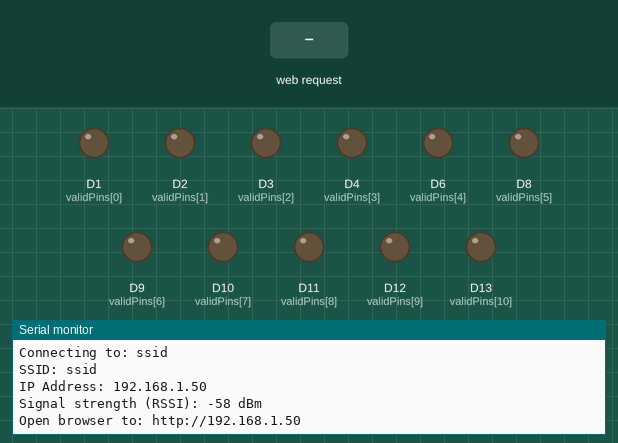
A sketch run on a simulated Arduino MKR. Shown: output pins drawn as LEDs (lit = HIGH), the last lines printed to the serial monitor. The inputs (shaded band) are chosen by the test bench. WiFi joins after 1.5 s; servers stay silent unless stated.

Above: at 12.7 s.
12.8 s: HTTP request GET /STATE received
At 13.5 s:
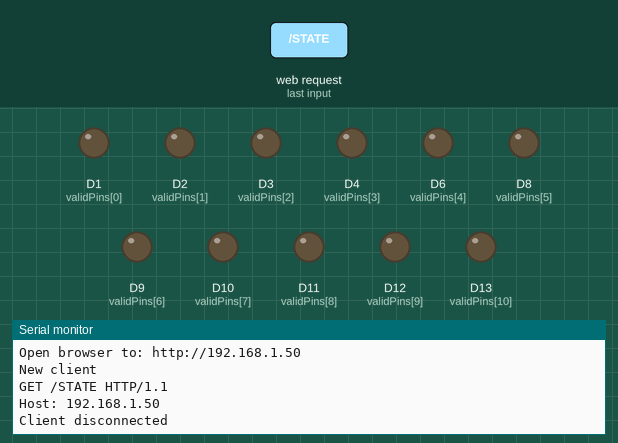
14.3 s: HTTP request GET /ON received
At 14.6 s:
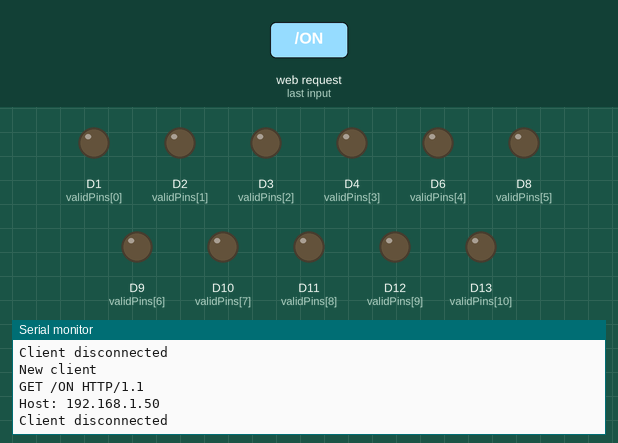
15.8 s: HTTP request GET /OFF received
At 17.0 s:
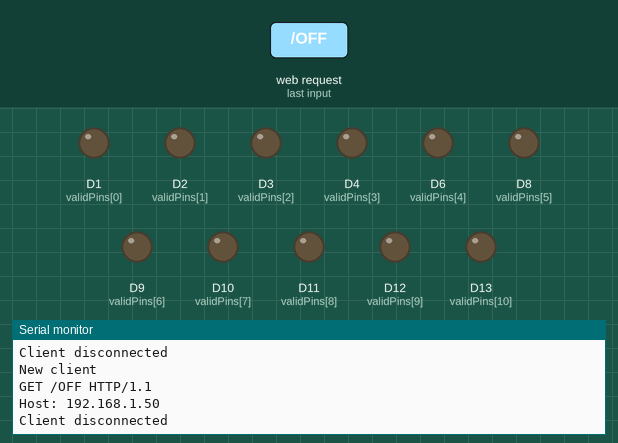

Measured:
- after the input at 12.8 s, the serial monitor: prints a new line at once (image 1)
- after the input at 14.3 s, the serial monitor: prints a new line at once (image 2)
- after the input at 15.8 s, the serial monitor: prints a new line at once (image 3)

The sketch:

arduino-json-api.ino
```cpp
/*
  Arduino JSON API & Web Server

  Control digital pins over WiFi via HTTP GET requests.
  Built for remote control of a door buzzer.

  Usage: http://<ip>/<ACTION>/<PIN>
  Actions: STATE, ON, OFF, BUZZ
  Example: http://192.168.1.10/BUZZ/2

  Circuit:
  * WiFi shield attached
  * Devices connected to digital pins

  created 26 Nov 2016
  by digitalhen (Henry Williams)
*/
#include <SPI.h>
#include <WiFi101.h>
#include <ArduinoJson.h>

char ssid[] = "ssid";
char pass[] = "password";

const int validPins[] = {1, 2, 3, 4, 6, 8, 9, 10, 11, 12, 13};
const int validPinCount = sizeof(validPins) / sizeof(validPins[0]);

const unsigned long BUZZ_DURATION_MS = 5000;

// Non-blocking buzz state
int buzzPin = -1;
unsigned long buzzStartTime = 0;

int wifiStatus = WL_IDLE_STATUS;
WiFiServer server(80);

bool isValidPin(int pin) {
  for (int i = 0; i < validPinCount; i++) {
    if (validPins[i] == pin) return true;
  }
  return false;
}

// Extract the nth segment from a '/'-delimited path (e.g. "/BUZZ/2")
// Segment 0 = "" (before first slash), 1 = "BUZZ", 2 = "2"
String getPathSegment(const String& path, int index) {
  int current = 0;
  String segment = "";

  for (unsigned int i = 0; i < path.length(); i++) {
    if (path[i] == '/') {
      if (current == index) return segment;
      current++;
      segment = "";
    } else {
      segment += path[i];
    }
  }
  return (current == index) ? segment : "";
}

// Extract the URL path from an HTTP request line like "GET /BUZZ/2 HTTP/1.1"
String extractPath(const String& requestLine) {
  int start = requestLine.indexOf(' ');
  if (start < 0) return "";
  start++; // skip the space
  int end = requestLine.indexOf(' ', start);
  if (end < 0) return requestLine.substring(start);
  return requestLine.substring(start, end);
}

void sendJsonResponse(WiFiClient& client, const String& statusCode,
                       const String& action, int pin, int val) {
  client.println("HTTP/1.1 " + statusCode);
  client.println("Content-Type: application/json");
  client.println("Connection: close");
  client.println();

  DynamicJsonBuffer jsonBuffer;
  JsonObject& root = jsonBuffer.createObject();

  if (statusCode.startsWith("200")) {
    root["status"] = "ok";
  } else {
    root["status"] = "error";
  }

  if (action.length() > 0) {
    root["action"] = action;
  }

  if (pin > 0) {
    JsonArray& pins = root.createNestedArray("data");
    JsonObject& pinObj = pins.createNestedObject();
    pinObj["pin"] = pin;
    pinObj["value"] = val;
  }

  root.printTo(client);
  client.println();
}

void setup() {
  Serial.begin(9600);

  if (WiFi.status() == WL_NO_SHIELD) {
    Serial.println("WiFi shield not present");
    while (true);
  }

  while (wifiStatus != WL_CONNECTED) {
    Serial.print("Connecting to: ");
    Serial.println(ssid);
    wifiStatus = WiFi.begin(ssid, pass);
    delay(10000);
  }

  // Initialize all valid pins as OUTPUT
  for (int i = 0; i < validPinCount; i++) {
    pinMode(validPins[i], OUTPUT);
  }

  server.begin();
  printWifiStatus();
}

void loop() {
  // Handle non-blocking buzz timeout
  if (buzzPin >= 0 && (millis() - buzzStartTime >= BUZZ_DURATION_MS)) {
    digitalWrite(buzzPin, LOW);
    Serial.print("Buzz ended on pin ");
    Serial.println(buzzPin);
    buzzPin = -1;
  }

  WiFiClient client = server.available();
  if (!client) return;

  Serial.println("New client");
  String currentLine = "";
  String requestLine = "";

  while (client.connected()) {
    if (!client.available()) continue;

    char c = client.read();
    Serial.write(c);

    if (c == '\n') {
      if (currentLine.length() == 0) {
        // End of HTTP headers — process the request
        String path = extractPath(requestLine);
        String action = getPathSegment(path, 1);
        int actionPin = getPathSegment(path, 2).toInt();

        if (action == "STATE" && actionPin > 0 && isValidPin(actionPin)) {
          int val = digitalRead(actionPin);
          sendJsonResponse(client, "200 OK", action, actionPin, val);

        } else if (action == "STATE" && actionPin == 0) {
          // Return the state of all valid pins
          client.println("HTTP/1.1 200 OK");
          client.println("Content-Type: application/json");
          client.println("Connection: close");
          client.println();

          DynamicJsonBuffer jsonBuffer;
          JsonObject& root = jsonBuffer.createObject();
          root["status"] = "ok";
          root["action"] = "STATE";
          JsonArray& pins = root.createNestedArray("data");
          for (int i = 0; i < validPinCount; i++) {
            JsonObject& pinObj = pins.createNestedObject();
            pinObj["pin"] = validPins[i];
            pinObj["value"] = digitalRead(validPins[i]);
          }
          root.printTo(client);
          client.println();

        } else if (action == "ON" && actionPin > 0 && isValidPin(actionPin)) {
          digitalWrite(actionPin, HIGH);
          int val = digitalRead(actionPin);
          sendJsonResponse(client, "200 OK", action, actionPin, val);

        } else if (action == "OFF" && actionPin > 0 && isValidPin(actionPin)) {
          digitalWrite(actionPin, LOW);
          int val = digitalRead(actionPin);
          sendJsonResponse(client, "200 OK", action, actionPin, val);

        } else if (action == "BUZZ" && actionPin > 0 && isValidPin(actionPin)) {
          digitalWrite(actionPin, HIGH);
          buzzPin = actionPin;
          buzzStartTime = millis();
          int val = digitalRead(actionPin);
          sendJsonResponse(client, "200 OK", action, actionPin, val);

        } else {
          sendJsonResponse(client, "400 Bad Request", "", 0, 0);
        }

        break;
      } else {
        // Save the first line (request line)
        if (requestLine.length() == 0) {
          requestLine = currentLine;
        }
        currentLine = "";
      }
    } else if (c != '\r') {
      currentLine += c;
    }
  }

  client.stop();
  Serial.println("Client disconnected");
}

void printWifiStatus() {
  Serial.print("SSID: ");
  Serial.println(WiFi.SSID());

  IPAddress ip = WiFi.localIP();
  Serial.print("IP Address: ");
  Serial.println(ip);

  long rssi = WiFi.RSSI();
  Serial.print("Signal strength (RSSI): ");
  Serial.print(rssi);
  Serial.println(" dBm");

  Serial.print("Open browser to: http://");
  Serial.println(ip);
}
```
